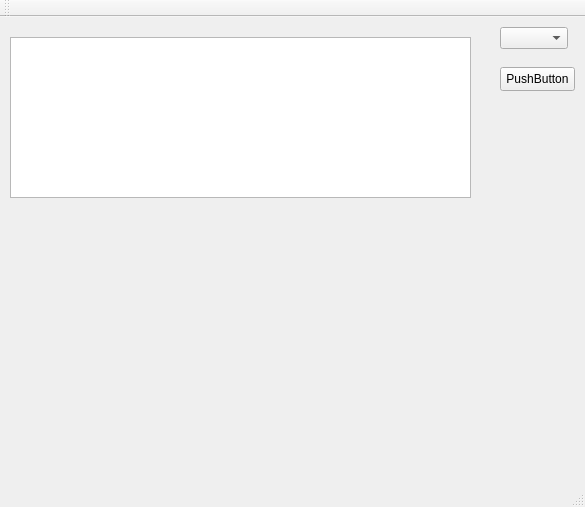
<?xml version="1.0" encoding="UTF-8"?>
<ui version="4.0">
 <class>TInterfaceClass</class>
 <widget class="QMainWindow" name="TInterfaceClass">
  <property name="geometry">
   <rect>
    <x>0</x>
    <y>0</y>
    <width>585</width>
    <height>507</height>
   </rect>
  </property>
  <property name="windowTitle">
   <string>TInterface</string>
  </property>
  <widget class="QWidget" name="centralWidget">
   <widget class="QTableWidget" name="tableWidget">
    <property name="geometry">
     <rect>
      <x>10</x>
      <y>20</y>
      <width>461</width>
      <height>161</height>
     </rect>
    </property>
   </widget>
   <widget class="QComboBox" name="sizeDropdown">
    <property name="geometry">
     <rect>
      <x>500</x>
      <y>10</y>
      <width>68</width>
      <height>22</height>
     </rect>
    </property>
   </widget>
   <widget class="QPushButton" name="pushButton">
    <property name="geometry">
     <rect>
      <x>500</x>
      <y>50</y>
      <width>75</width>
      <height>24</height>
     </rect>
    </property>
    <property name="text">
     <string>PushButton</string>
    </property>
   </widget>
  </widget>
  <widget class="QMenuBar" name="menuBar">
   <property name="geometry">
    <rect>
     <x>0</x>
     <y>0</y>
     <width>585</width>
     <height>22</height>
    </rect>
   </property>
  </widget>
  <widget class="QToolBar" name="mainToolBar">
   <attribute name="toolBarArea">
    <enum>TopToolBarArea</enum>
   </attribute>
   <attribute name="toolBarBreak">
    <bool>false</bool>
   </attribute>
  </widget>
  <widget class="QStatusBar" name="statusBar"/>
 </widget>
 <layoutdefault spacing="6" margin="11"/>
 <resources>
  <include location="TInterface.qrc"/>
 </resources>
 <connections>
  <connection>
   <sender>sizeDropdown</sender>
   <signal>currentTextChanged(QString)</signal>
   <receiver>tableWidget</receiver>
   <slot>setWindowTitle(QString)</slot>
   <hints>
    <hint type="sourcelabel">
     <x>553</x>
     <y>54</y>
    </hint>
    <hint type="destinationlabel">
     <x>235</x>
     <y>214</y>
    </hint>
   </hints>
  </connection>
  <connection>
   <sender>sizeDropdown</sender>
   <signal>activated(int)</signal>
   <receiver>tableWidget</receiver>
   <slot>insertColumn(int)</slot>
   <hints>
    <hint type="sourcelabel">
     <x>553</x>
     <y>54</y>
    </hint>
    <hint type="destinationlabel">
     <x>235</x>
     <y>214</y>
    </hint>
   </hints>
  </connection>
  <connection>
   <sender>sizeDropdown</sender>
   <signal>activated(int)</signal>
   <receiver>tableWidget</receiver>
   <slot>insertRow(int)</slot>
   <hints>
    <hint type="sourcelabel">
     <x>553</x>
     <y>54</y>
    </hint>
    <hint type="destinationlabel">
     <x>235</x>
     <y>214</y>
    </hint>
   </hints>
  </connection>
  <connection>
   <sender>sizeDropdown</sender>
   <signal>currentTextChanged(QString)</signal>
   <receiver>TInterfaceClass</receiver>
   <slot>resizeInput()</slot>
   <hints>
    <hint type="sourcelabel">
     <x>527</x>
     <y>54</y>
    </hint>
    <hint type="destinationlabel">
     <x>513</x>
     <y>61</y>
    </hint>
   </hints>
  </connection>
 </connections>
 <slots>
  <slot>resizeInput()</slot>
 </slots>
</ui>
